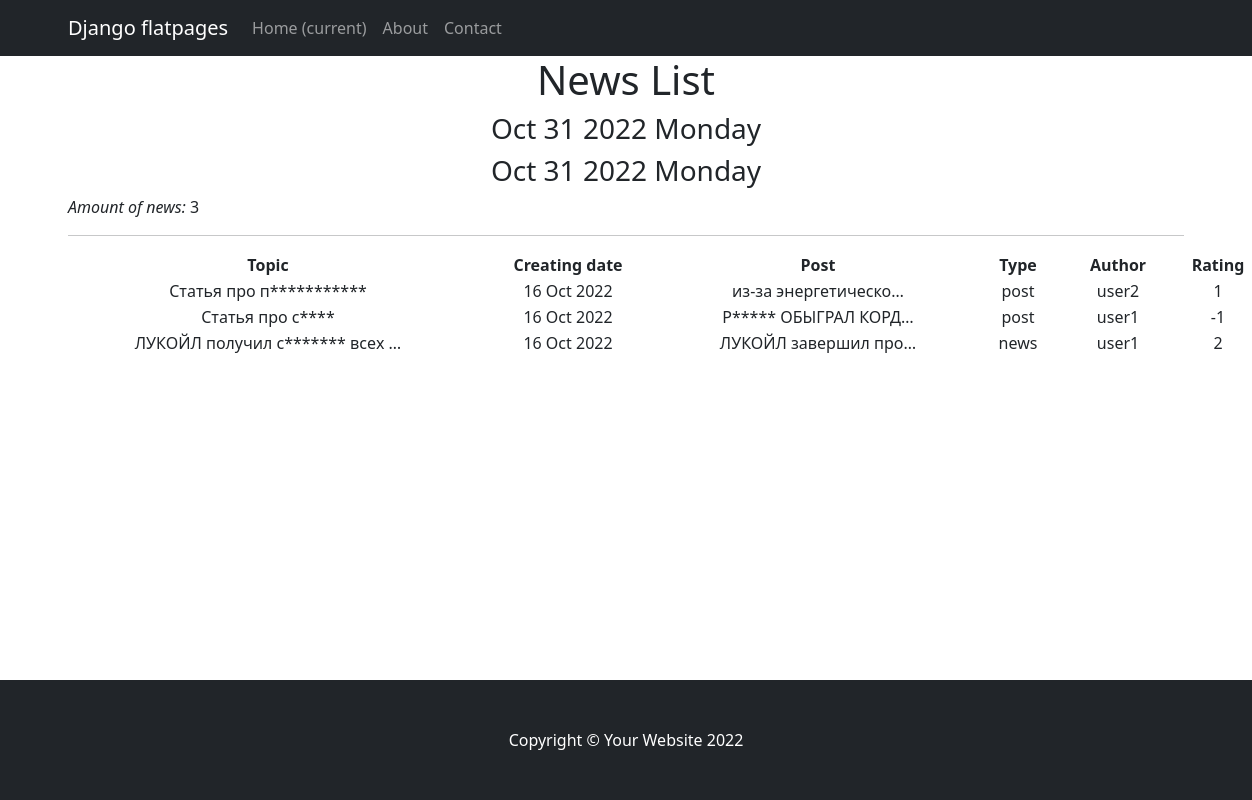
Before: /news/ with the older database file.
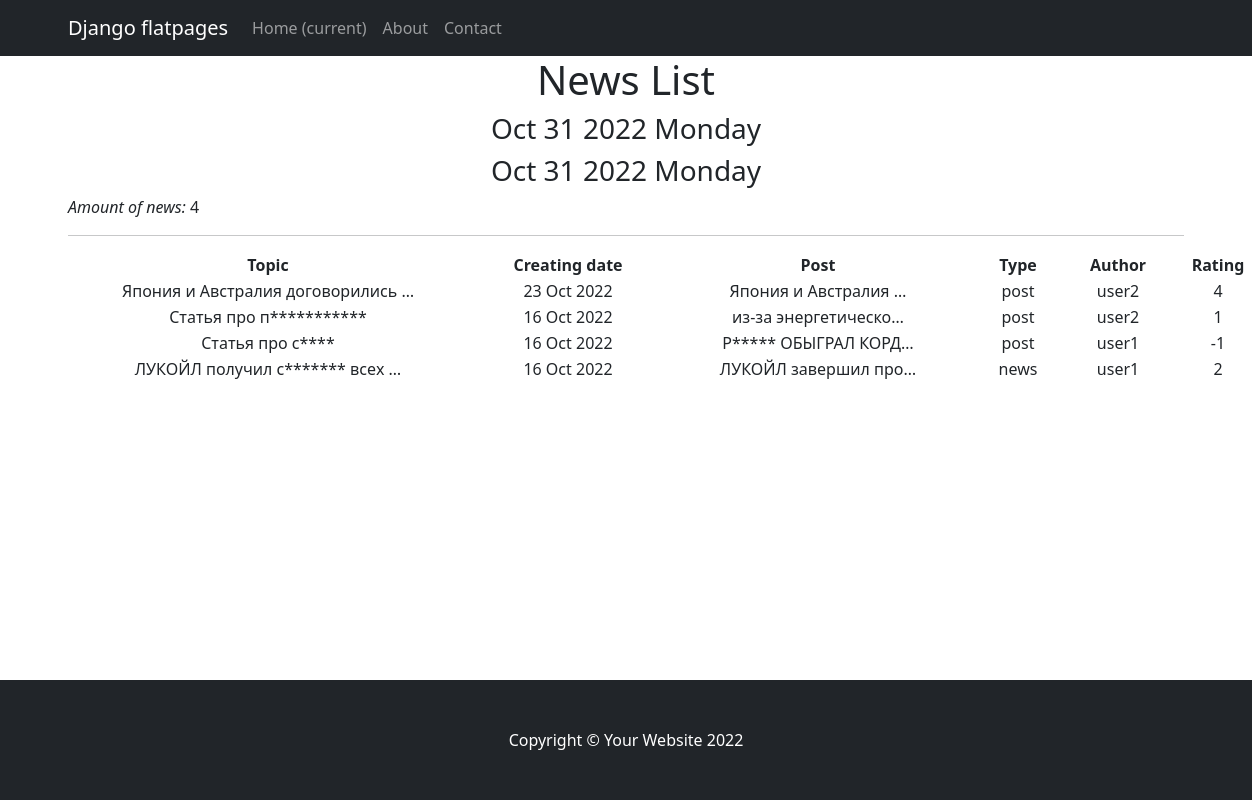
After: the same page with the newer database file.
### news/models.py (models this page shows, shortened)
class Post(models.Model):
    news = 'news'
    post = 'post'
    CONTENT_TYPE = [
        (news, 'новость'),
        (post, 'статья'),
    ]
    contentType = models.CharField(max_length=4, choices=CONTENT_TYPE, default=post)
    author = models.ForeignKey(Author, on_delete=models.CASCADE)
    createTime = models.DateTimeField(auto_now_add=True)
    topic = models.CharField(max_length=128)
    content = models.TextField()
    rating = models.SmallIntegerField(default=0)
    postCategory = models.ManyToManyField(Category, through='PostCategory')
    def __str__(self):
        return f'{self.topic.title()}: {self.content[:20]}... Created: {self.createTime}\n'

class Author(models.Model):
    authorUser = models.OneToOneField(User, on_delete=models.CASCADE)
    authorRating = models.SmallIntegerField(default=0)
    def __str__(self):
        return f'{self.authorUser}'

### news/views.py (the view)
# urls.py: path('', PostList.as_view(), name='posts_list'),
class PostList(ListView):
    model = Post
    ordering = '-createTime'
    template_name = 'news/news.html'
    context_object_name = 'news'
    paginate_by = 8
    def get_queryset(self):
        queryset = super().get_queryset()
        self.filterset = PostFilter(self.request.GET, queryset)
        pprint(self.filterset)  # to get info in console
        return self.filterset.qs
    def get_context_data(self, **kwargs):
        context = super().get_context_data(**kwargs)
        context['time_now'] = datetime.utcnow()
        context['news_number'] = len(Post.objects.all())
        context['filterset'] = self.filterset
        pprint(context)
        return context

### news/templatetags/custom_filters.py (called while the page is built)
@register.filter()
def censor(word):
   word_list_adapted = []
   try:
      word_no_space = word.strip()
      word_list = word_no_space.split()
      for word in word_list:
         word_adapted = word.lower()
         if word_adapted in censorship_list:
            word_censored = word[0] + '*' * (len(word_adapted)-1)
            word_list_adapted.append(word_censored)
         else:
            word_censored = word
            word_list_adapted.append(word_censored)
         corrected = " ".join(word_list_adapted)
      return corrected
   except AttributeError as e:
      return f"ErrorMessage: {e}. Please use only 'str'!"

### news/templatetags/custom_tags.py (called while the page is built)
@register.simple_tag()
def current_time(format_string='%b %d %Y'):
   return datetime.utcnow().strftime(format_string)

### templates/news/news.html (shortened to what this page needs)
{% extends 'flatpages/default.html' %}
{% load custom_filters %}
{% load custom_tags %}
{% block content %}
   <h1>News List</h1>
    <h3>{{ time_now|date:'M d Y l' }}</h3>
   <h3>{% current_time '%b %d %Y %A' %}</h3>
    <p style="text-align: left;"><em>Amount of news:</em> {{ news|length }} </p>
   <hr>
   {% if news %}
       <table style="height: 24px; "width="1200">
           <tr>
               <td style="width: 400px; text-align: center;"><strong> Topic</strong> </td>
               <td style="width: 200px; text-align: center;"><strong> Creating date</strong> </td>
               <td style="width: 300px; text-align: center;"><strong> Post </strong></td>
               <td style="width: 100px; text-align: center;"><strong> Type</strong> </td>
               <td style="width: 100px; text-align: center;"><strong> Author </strong></td>
               <td style="width: 100px; text-align: center;"><strong> Rating</strong> </td>
           </tr>
           {% for news_ in news %}
           <tr>
               <td>{{ news_.topic|censor|truncatewords:4 }}</td>
               <td>{{ news_.createTime|date:'d M Y' }}</td>
               <td>{{ news_.content|censor|truncatechars:20 }}</td>
               <td>{{ news_.contentType }}</td>
               <td>{{ news_.author }}</td>
               <td>{{ news_.rating }}</td>
           </tr>
           {% endfor %}
        </table>
   {% else %}
       <h2>No news</h2>
   {% endif %}
{% endblock content %}

### templates/flatpages/default.html (shortened to what this page needs)
<!DOCTYPE html>
<html lang="en">
    <head>
        {% load static %}
        <link href="{% static 'css/styles.css' %}" rel="stylesheet" />
    </head>
    <body>
        <nav class="navbar navbar-expand-lg navbar-dark bg-dark static-top">
           <div class="container">
               <a class="navbar-brand" href="#">Django flatpages</a>
               <div class="collapse navbar-collapse" id="navbarResponsive">
                   <ul class="navbar-nav ml-auto">
                       <li class="nav-item active">
                           <a class="nav-link" href="/info/">Home
                               <span class="sr-only">(current)</span>
                           </a>
                       </li>
                       <li class="nav-item">
                           <a class="nav-link" href="/about/">About</a>
                       </li>
                       <li class="nav-item">
                           <a class="nav-link" href="/contacts/">Contact</a>
                       </li>
                   </ul>
               </div>
           </div>
        </nav>
        <div class="container">
            <div class="row">
                <div class="col-lg-12 text-center">
                    {% block content %}
                    {% endblock content %}
                </div>
            </div>
        </div>
        <footer class="py-5 bg-dark", role="contentinfo">
            <div class="container"><p class="m-0 text-center text-white">Copyright &copy; Your Website 2022</p></div>
        </footer>
    </body>
</html>

### templates/flatpages/default.html (style rules this page uses)
html { height: 100%; }
body { margin: 0; color: #fff; min-height: 100%; display: grid; grid-template-rows: auto 1fr auto; }

Changed rows visible on the page:
added Post: topic|censor "Япония и Австралия договорились …", createTime "23 Oct 2022", content|censor "Япония и Австралия …", contentType "post", author "user2", rating "4"
Other visible differences:
{{ news|length }}: "3" → "4"
